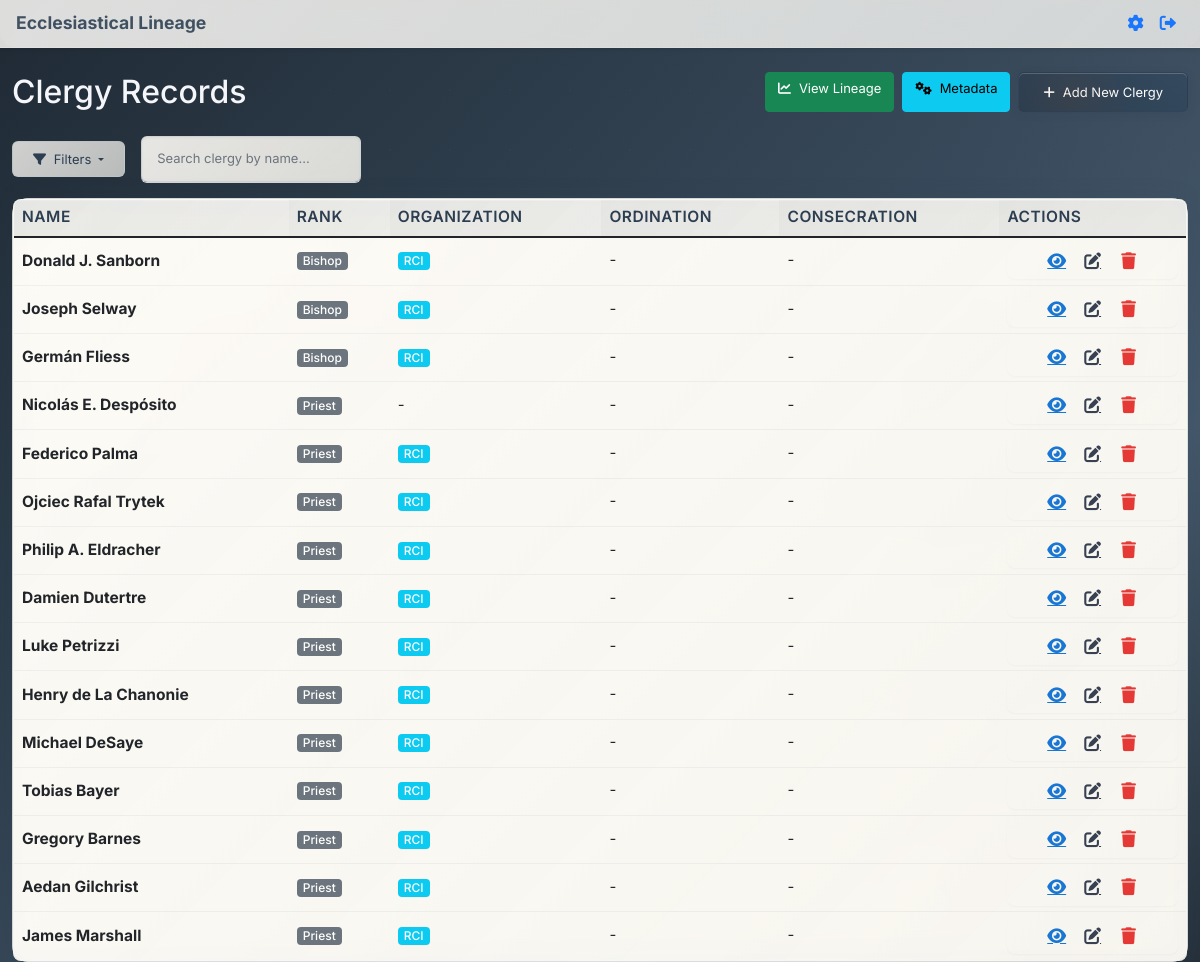
The page /clergy (signed in) on the database its author committed.
### app.py (models this page shows, shortened)
class Clergy(db.Model):
    id = db.Column(db.Integer, primary_key=True)
    name = db.Column(db.String(200), nullable=False)
    rank = db.Column(db.String(100), nullable=False)
    organization = db.Column(db.String(200))
    date_of_birth = db.Column(db.Date)
    date_of_ordination = db.Column(db.Date)
    ordaining_bishop_id = db.Column(db.Integer, db.ForeignKey('clergy.id'))
    date_of_consecration = db.Column(db.Date)
    consecrator_id = db.Column(db.Integer, db.ForeignKey('clergy.id'))
    co_consecrators = db.Column(db.Text)  # JSON array of clergy IDs
    date_of_death = db.Column(db.Date)
    notes = db.Column(db.Text)
    ordaining_bishop = db.relationship('Clergy', foreign_keys=[ordaining_bishop_id], remote_side=[id])
    consecrator = db.relationship('Clergy', foreign_keys=[consecrator_id], remote_side=[id])

class Organization(db.Model):
    id = db.Column(db.Integer, primary_key=True)
    name = db.Column(db.String(200), unique=True, nullable=False)
    abbreviation = db.Column(db.String(20), unique=True)  # Short code for the organization
    description = db.Column(db.Text)
    created_at = db.Column(db.DateTime, default=datetime.utcnow)

### app.py (the view, shortened to what this page needs)
@app.route('/clergy')
def clergy_list():
    if 'user_id' not in session:
        flash('Please log in to access clergy records.', 'error')
        return redirect(url_for('login'))
    exclude_priests = request.args.get('exclude_priests') == '1'
    exclude_coconsecrators = request.args.get('exclude_coconsecrators') == '1'
    exclude_organizations = request.args.getlist('exclude_organizations')
    search = request.args.get('search', '').strip()
    query = Clergy.query
    if exclude_priests:
        query = query.filter(Clergy.rank != 'Priest')
    if exclude_organizations:
        query = query.filter(~Clergy.organization.in_(exclude_organizations))
    if search:
        query = query.filter(Clergy.name.ilike(f'%{search}%'))
    clergy_list = query.all()
    organizations = Organization.query.order_by(Organization.name).all()
    org_abbreviation_map = {org.name: org.abbreviation for org in organizations}
    return render_template('clergy_list.html',
                         clergy_list=clergy_list,
                         org_abbreviation_map=org_abbreviation_map,
                         organizations=organizations,
                         exclude_priests=exclude_priests,
                         exclude_coconsecrators=exclude_coconsecrators,
                         exclude_organizations=exclude_organizations,
                         search=search)

### templates/clergy_list.html (shortened to what this page needs)
{% extends "base.html" %}
{% block full_content %}
    <div class="container mt-4">
    <div class="d-flex justify-content-between align-items-center mb-4">
        <h1 class="h2 mb-0">Clergy Records</h1>
        <div class="d-flex gap-2">
            <a href="{{ url_for('lineage_visualization') }}" class="btn btn-success">
                <i class="fas fa-chart-line me-2"></i>View Lineage
            </a>
            <a href="{{ url_for('metadata') }}" class="btn btn-info">
                <i class="fas fa-cogs me-2"></i>Metadata
            </a>
            <a href="{{ url_for('add_clergy') }}" class="btn btn-primary">
                <i class="fas fa-plus me-2"></i>Add New Clergy
            </a>
        </div>
    </div>
    <div class="mb-3 d-flex flex-wrap gap-2 align-items-center">
        <div class="dropdown">
            <button class="btn btn-outline-secondary dropdown-toggle" type="button" id="filterDropdown" data-bs-toggle="dropdown" aria-expanded="false">
                <i class="fas fa-filter me-1"></i> Filters
            </button>
        </div>
        <form class="d-flex align-items-center ms-2 position-relative" id="searchForm" autocomplete="off" onsubmit="return false;">
            <input type="text" class="form-control search-input-wide" name="search" id="clergySearchInput" placeholder="Search clergy by name..." value="{{ search }}" autocomplete="off">
        </form>
    </div>
    {% if clergy_list %}
        <div class="card">
            <div class="card-body p-0">
                <div class="table-responsive">
                    <table class="table mb-0">
                        <thead class="table-dark">
                            <tr>
                                <th class="table-header-small">Name</th>
                                <th class="table-header-small">Rank</th>
                                <th class="table-header-small">Organization</th>
                                <th class="table-header-small">Ordination</th>
                                <th class="table-header-small">Consecration</th>
                                <th class="table-header-small">Actions</th>
                            </tr>
                        </thead>
                        <tbody id="clergyTableBody">
                            {% for clergy in clergy_list %}
                            <tr>
                                <td>
                                    <strong>{{ clergy.name }}</strong>
                                </td>
                                <td>
                                    <span class="badge bg-secondary">{{ clergy.rank }}</span>
                                </td>
                                <td>
                                    {% if clergy.organization %}
                                        {% if org_abbreviation_map.get(clergy.organization) %}
                                            <span class="badge bg-info">{{ org_abbreviation_map.get(clergy.organization) }}</span>
                                        {% else %}
                                            {{ clergy.organization }}
                                        {% endif %}
                                    {% else %}
                                        -
                                    {% endif %}
                                </td>
                                <td>{{ clergy.date_of_ordination.strftime('%Y-%m-%d') if clergy.date_of_ordination else '-' }}</td>
                                <td>{{ clergy.date_of_consecration.strftime('%Y-%m-%d') if clergy.date_of_consecration else '-' }}</td>
                                <td>
                                    <div class="clergy-action-group">
                                        <a href="{{ url_for('view_clergy', clergy_id=clergy.id) }}" class="clergy-action-btn view">
                                            <i class="fas fa-eye"></i>
                                        </a>
                                        <a href="{{ url_for('edit_clergy', clergy_id=clergy.id) }}" class="clergy-action-btn edit">
                                            <i class="fas fa-edit"></i>
                                        </a>
                                        <form action="{{ url_for('delete_clergy', clergy_id=clergy.id) }}" method="post" style="display:inline;" class="action-form-inline">
                                            <button type="submit" class="clergy-action-btn delete" onclick="return confirm('Are you sure you want to delete this clergy record?');">
                                                <i class="fas fa-trash"></i>
                                            </button>
                                        </form>
                                    </div>
                                </td>
                            </tr>
                            {% endfor %}
                        </tbody>
                    </table>
                </div>
            </div>
        </div>
    {% endif %}
    </div>
{% endblock %}

### rows shown on the page
Clergy: name "Donald J. Sanborn", rank "Bishop", get "RCI", date_of_ordination "-", date_of_consecration "-"
Clergy: name "Joseph Selway", rank "Bishop", get "RCI", date_of_ordination "-", date_of_consecration "-"
Clergy: name "Germán Fliess", rank "Bishop", get "RCI", date_of_ordination "-", date_of_consecration "-"
Clergy: name "Nicolás E. Despósito", rank "Priest", date_of_ordination "-", date_of_consecration "-"
Clergy: name "Federico Palma", rank "Priest", get "RCI", date_of_ordination "-", date_of_consecration "-"
Clergy: name "Ojciec Rafal Trytek", rank "Priest", get "RCI", date_of_ordination "-", date_of_consecration "-"
Clergy: name "Philip A. Eldracher", rank "Priest", get "RCI", date_of_ordination "-", date_of_consecration "-"
Clergy: name "Damien Dutertre", rank "Priest", get "RCI", date_of_ordination "-", date_of_consecration "-"
Clergy: name "Luke Petrizzi", rank "Priest", get "RCI", date_of_ordination "-", date_of_consecration "-"
Clergy: name "Henry de La Chanonie", rank "Priest", get "RCI", date_of_ordination "-", date_of_consecration "-"
Clergy: name "Michael DeSaye", rank "Priest", get "RCI", date_of_ordination "-", date_of_consecration "-"
Clergy: name "Tobias Bayer", rank "Priest", get "RCI", date_of_ordination "-", date_of_consecration "-"
Clergy: name "Gregory Barnes", rank "Priest", get "RCI", date_of_ordination "-", date_of_consecration "-"
Clergy: name "Aedan Gilchrist", rank "Priest", get "RCI", date_of_ordination "-", date_of_consecration "-"
Clergy: name "James Marshall", rank "Priest", get "RCI", date_of_ordination "-", date_of_consecration "-"
